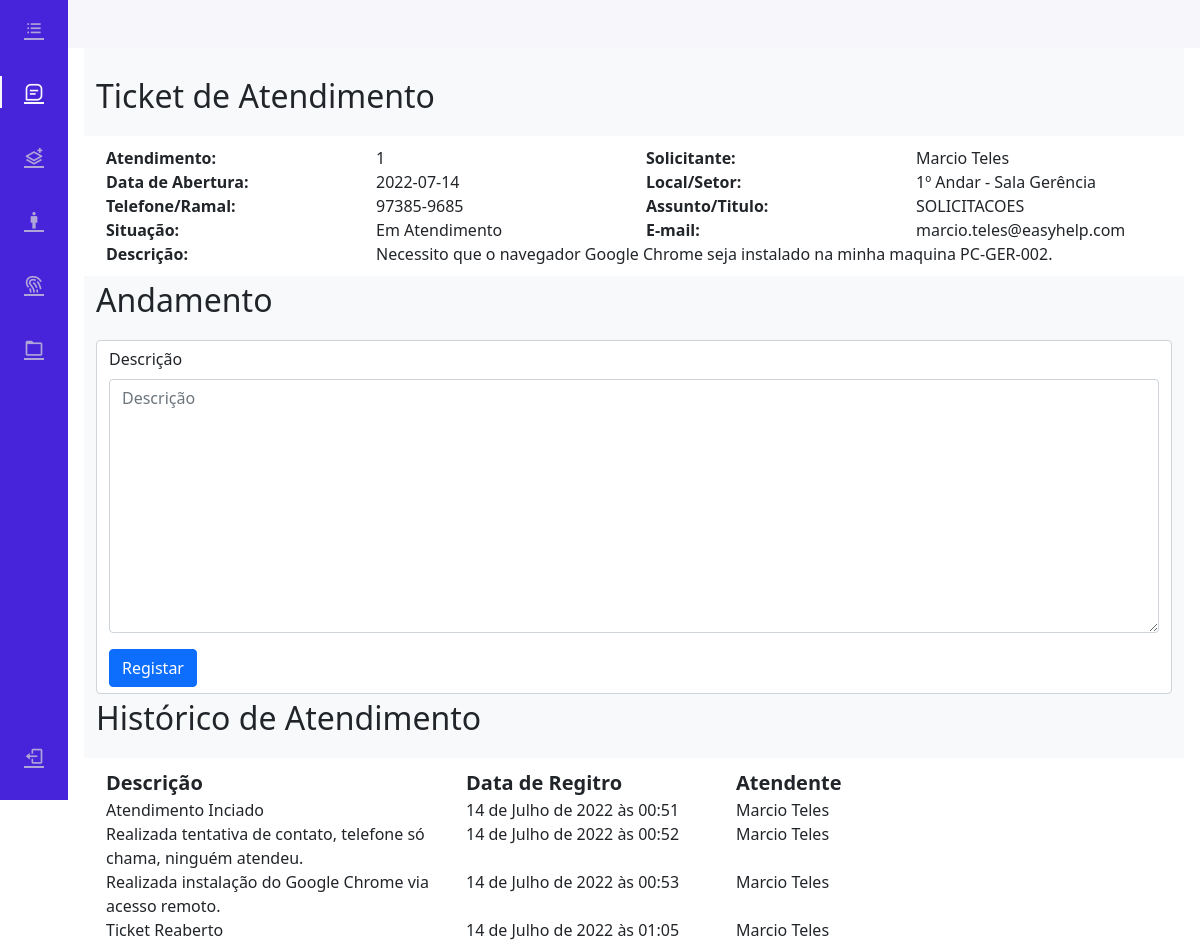
/tickets/1 (signed in), run on the app's committed database.
### tickets/models.py (models this page shows, shortened)
class OpenTicketModel(models.Model):
    id_ticket = models.IntegerField('idticket', primary_key=True, auto_created=True, unique=True)
    nome = models.CharField('nome', max_length=50)
    email = models.EmailField('email', max_length=100)
    setor = models.CharField('Setor', max_length=50)
    tel_ramal = models.CharField('contato', max_length=50)
    titulo = models.CharField('titulo', max_length=100)
    dsticket = models.CharField('dschamado', max_length=1500)
    createDate = models.DateTimeField('createdate', default=timezone.now)
    status = models.FloatField(default=False)
    closeDate = models.DateTimeField('closeDate', default=timezone.now)

class historiesForTickets(models.Model):
    idTicket = models.IntegerField('idticket')
    idUser = models.IntegerField('iduserresponsavel', default=False)
    dstkHistories = models.CharField('dsticket', max_length=1500)
    dateHistories = models.DateTimeField('date', default=timezone.now)

### tickets/views.py (the view, shortened to what this page needs)
# urls.py: path('tickets/<int:id_ticket>', ticketPage, name='ticket'),
def ticketPage(request, id_ticket):
    def TabelaRelacional(obj_all, dstkHistories):
        obj_all.create(idTicket=id_ticket, idUser=request.user.id, dstkHistories=dstkHistories)
        print(request.POST)
    def iniciarAtendimento():
        try:
            ticket = OpenTicketModel.objects.get(id_ticket=id_ticket)
            if request.POST:
                ticket.status = '2'
                tableRelac = historiesForTickets.objects.all()
                TabelaRelacional(tableRelac, "Atendimento Inciado")
                ticket.save()
            else:
                pass
        except KeyError:
            pass
    def encerrarTicket():
        try:
            ticket = OpenTicketModel.objects.get(id_ticket=id_ticket)
            if request.POST['encerrar'] == "":
                ticket.status = '1'
                ticket.closeDate = timezone.now()
                ticket.save()
            else:
                pass
        except KeyError:
            print('teste')
    def reabrirTicket():
        try:
            ticket = OpenTicketModel.objects.get(id_ticket=id_ticket)
            if request.GET:
                ticket.status = '2'
                tableRelac = historiesForTickets.objects.all()
                TabelaRelacional(tableRelac, 'Ticket Reaberto')
                ticket.save()
            else:
                pass
        except KeyError:
            pass
    if request.user.is_authenticated:
        if request.POST:
            form = historiesForTicketsForm(request.POST)
            if form.is_valid():
                tableRelac = historiesForTickets.objects.all()
                TabelaRelacional(tableRelac, request.POST['dstkHistories'])
                encerrarTicket()
                form = historiesForTicketsForm()
                return redirect('index')
            else:
                iniciarAtendimento()
        elif request.GET:
            reabrirTicket()
            form = historiesForTicketsForm()
        else:
            form = historiesForTicketsForm()
        tablehistor = historiesForTickets.objects.filter(idTicket=id_ticket)
        tableUser= User.objects.filter().order_by('id')
        context = {
            'ticketObj': OpenTicketModel.objects.get(id_ticket=id_ticket),
            'form': form,
            'tablehistor': tablehistor,
            'tableuser': tableUser,
            'Groups': str(User.objects.get(id=request.user.id).groups.all())
        }
        return render(request, 'ticketPage.html', context)
    else:
        messages.error(request, 'Efetuar Login Para Continuar!')
        return redirect('auth')

### tickets/forms.py
class historiesForTicketsForm(ModelForm):
    dstkHistories = forms.CharField(label='Descrição', required=True, max_length=1500, widget=forms.Textarea)
    class Meta:
        model = historiesForTickets
        fields = [
            'dstkHistories'
        ]

### tickets/templates/ticketPage.html (shortened to what this page needs)
{% extends 'base.html' %}
{% load django_bootstrap5 %}
{% load static %}
{% block Tkicon %}
<a href="#" class="nav_link active"> <i class='bx bx-message-square-detail nav_icon'></i> <span class="nav_name">Users</span> </a>
{% endblock %}
{% block content %}
    <br>
    <br>
    <br>
    <div class="container">
        <p class="fs-2 fw-bolt">
            Ticket de Atendimento
        </p>
        <div class="row row-cols-4">
            <div class="col fs-6 fw-bolder">
                Atendimento:
            </div>
            <div class="col">
                {{ ticketObj.pk }}
            </div>
            <div class="col fs-6 fw-bolder">
                Solicitante:
            </div>
            <div class="col">
                {{ ticketObj.nome }}
            </div>
            <div class="col fs-6 fw-bolder">
                Data de Abertura:
            </div>
            <div class="col">
                {{ ticketObj.createDate.date.isoformat.title }}
            </div>
            <div class="col fs-6 fw-bolder">
                Local/Setor:
            </div>
            <div class="col">
                {{ ticketObj.setor }}
            </div>
            <div class="col fs-6 fw-bolder">
                Telefone/Ramal:
            </div>
            <div class="col">
                {{ ticketObj.tel_ramal }}
            </div>
            <div class="col fs-6 fw-bolder">
                Assunto/Titulo:
            </div>
            <div class="col">
                {{ ticketObj.titulo }}
            </div>
            <div class="col fs-6 fw-bolder">
                Situação:
            </div>
            <div class="col">
                {% if ticketObj.status == 0 %}
                    Aguardando Atendimento
                {% elif ticketObj.status == 2 %}
                    Em Atendimento
                {% else %}
                    Encerrado
                {% endif %}
            </div>
            <div class="col fs-6 fw-bolder">
                E-mail:
            </div>
            <div class="col">
                {{ ticketObj.email }}
            </div>
            <div class="col fs-6 fw-bolder">
                Descrição:
            </div>
            <div class="col col-lg-8">
                {{ ticketObj.dsticket }}
            </div>
        </div>
    </div>
    <div class="container">
        <p class="fs-2 fw-bolt">
            Andamento
        </p>
        {% if ticketObj.status == 2 %}
            <form action="{% url 'ticket' ticketObj.id_ticket %}" method="post" class="form-control" autocomplete="off" enctype="multipart/form-data">
                {% bootstrap_form form %}
                    <button type="submit" class="btn btn-primary">Registar</button>
            </form>
        {% elif ticketObj.status == 0 %}
            <form action="{% url 'ticket' ticketObj.id_ticket %}" method="post" class="form-control" autocomplete="off" enctype="multipart/form-data">
                {% csrf_token %}
                <button type="submit" class="btn btn-primary" id="iniciaratendimento">Iniciar Atendimento</button>
            </form>
        {% else %}
            <form action="{% url 'ticket' ticketObj.id_ticket %}" method="get" class="form-control" autocomplete="off" enctype="multipart/form-data">
                {% csrf_token %}
                <button type="submit" class="btn btn-primary" id="reabrirticket">Reabrir Ticket</button>
            </form>
        {% endif %}
    </div>
    <div class="container">
        <p class="fs-2 fw-bolt">
            Histórico de Atendimento
        </p>
        <div class="row row-cols-3">
            <div class="col fs-5 fw-bolder">
                Descrição
            </div>
            <div class="col-3 fs-5 fw-bolder">
                Data de Regitro
            </div>
            <div class="col-2 fs-5 fw-bolder">
                Atendente
            </div>
            {% for hist in tablehistor %}
                <div class="col">
                    {{ hist.dstkHistories }}
                </div>
                <div class="col-3">
                    {{ hist.dateHistories }}
                </div>
                <div class="col-2">
                    {% for user in tableuser %}
                        {% if user.id == hist.idUser %}
                            {{ user.first_name }} {{ user.last_name }}
                        {% endif %}
                    {% endfor %}
                </div>
            {% endfor %}
        </div>
{% endblock %}

### templates/base.html (shortened to what this page needs)
{% load static %}
{% load django_bootstrap5 %}
<!DOCTYPE html>
<html lang="pt-br">
<head>
    <link rel="stylesheet" href="{% static 'css/estilo.css' %}">
    <link rel="stylesheet" href="https://cdn.jsdelivr.net/npm/bootstrap@5.0.0-beta1/dist/css/bootstrap.min.css">
    <link rel="stylesheet" href="https://cdn.jsdelivr.net/npm/bootstrap@5.0.0-beta1/dist/js/bootstrap.bundle.min.js">
    <link rel="stylesheet" href="https://cdnjs.cloudflare.com/ajax/libs/jquery/3.2.1/jquery.min.js">
    <link rel="stylesheet" href="https://cdn.jsdelivr.net/npm/boxicons@latest/css/boxicons.min.css">
    <link rel="stylesheet" href="https://cdnjs.cloudflare.com/ajax/libs/font-awesome/4.0.3/css/font-awesome.css">
</head>
<body id="body-pd" class="body-pd">
    <header class="header" id="header body-pd">
        <div class="header_img">  </div>
    </header>
    <div class="l-navbar show" id="nav-bar">
        <nav class="nav">
            <div>
                <div class="nav_list">
                {% block nav_list %}
                    <a href="{% url 'index' %}" class="nav_link {% block index %}{% endblock %}"> <i class='bx bx-list-ul nav_icon'></i> <span class="nav_name">Stats</span> </a>
                    {% block Tkicon %}{% endblock %}
                    <a href="{% url 'tickets' %}" class="nav_link {% block tickets %}{% endblock %}"> <i class='bx bx-layer-plus nav_icon'></i> <span class="nav_name">Dashboard</span> </a>
                    <a href="{% url 'user' %}" class="nav_link {% block user %}{% endblock %}"> <i class='bx bx-male nav_icon'></i> <span class="nav_name">Messages</span> </a>
                    <a href="{% url 'caduser' %}" class="nav_link {% block caduser %}{% endblock %}"> <i class='bx bx-fingerprint nav_icon'></i> <span class="nav_name">Bookmark</span> </a>
                    <a href="{% url 'userpermiss' %}" class="nav_link {% block userpermiss %}{% endblock %}"> <i class='bx bx-folder nav_icon'></i> <span class="nav_name">Files</span> </a>
                {% endblock %}
                </div>
            </div>
            <a href="{% url 'logout' %}" class="nav_link"> <i class='bx bx-log-out nav_icon'></i> <span class="nav_name">Logout</span> </a>
        </nav>
    </div>
    <div class="height-100 bg-light">
        {% block content %}
        {% endblock %}
    </div>
</body>
</html>

### tickets/static/css/estilo.css (style rules this page uses)
.row { display: grid; }
.row { padding: 10px; background-color: white; }
:root { --header-height: 3rem; --nav-width: 68px; --first-color: #4723D9; --first-color-light: #AFA5D9; --white-color: #F7F6FB; --body-font: 'Nunito', sans-serif; --normal-font-size: 1rem; --z-fixed: 100 }
body { position: relative; margin: var(--header-height) 0 0 0; padding: 0 1rem;font-family: var(--body-font); font-size: var(--normal-font-size); transition: .5s }
a { text-decoration: none }
.header { width: 100%; height: var(--header-height); position: fixed; top: 0; left: 0; display: flex; align-items: center; justify-content: space-between; padding: 0 1rem; background-color: var(--white-color); z-index: var(--z-fixed); transition: .5s }
.header_img { width: 35px; height: 35px; display: flex; justify-content: center; border-radius: 50%; overflow: hidden }
.l-navbar { position: fixed; top: 0; left: -30%; width: var(--nav-width); height: 100vh; background-color: var(--first-color); padding: .5rem 1rem 0 0; transition: .5s; z-index: var(--z-fixed) }
.nav { height: 100%; display: flex; flex-direction: column; justify-content: space-between; overflow: hidden }
.nav_logo, .nav_link { display: grid; grid-template-columns: max-content max-content; align-items: center; column-gap: 1rem; padding: .5rem 0 .5rem 1.5rem }
.nav_link { position: relative;color: var(--first-color-light);margin-bottom: 1.5rem;transition: .3s }
.nav_icon { font-size: 1.25rem }
.show { left: 0 }
.body-pd { padding-left: calc(var(--nav-width) + 1rem) }
.active { color: var(--white-color) }
.active::before { content: '';position: absolute;left: 0;width: 2px;height: 32px;background-color: var(--white-color) }

### data on the page
OpenTicketModel: pk "1", nome "Marcio Teles", createDate "2022-07-14", setor "1º Andar - Sala Gerência", tel_ramal "97385-9685", titulo "SOLICITACOES", email "marcio.teles@easyhelp.com", dsticket "Necessito que o navegador Google Chrome seja instalado na minha maquina PC-GER-002."
historiesForTickets: dstkHistories "Atendimento Inciado", dateHistories "14 de Julho de 2022 às 00:51"
historiesForTickets: dstkHistories "Realizada tentativa de contato, telefone só chama, ninguém atendeu.", dateHistories "14 de Julho de 2022 às 00:52"
historiesForTickets: dstkHistories "Realizada instalação do Google Chrome via acesso remoto.", dateHistories "14 de Julho de 2022 às 00:53"
historiesForTickets: dstkHistories "Ticket Reaberto", dateHistories "14 de Julho de 2022 às 01:05"

### other printed values
{{ user.first_name }} "Marcio"
{{ user.last_name }} "Teles"
